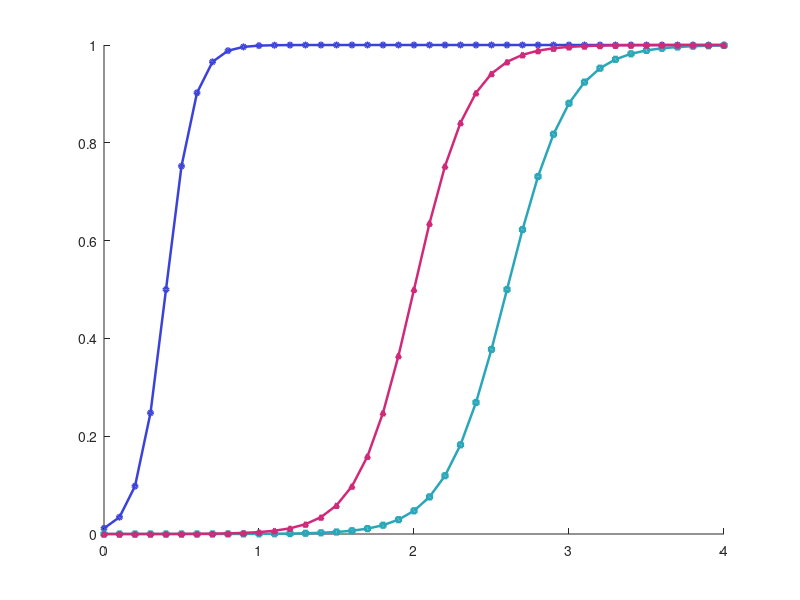

This figure's MATLAB source: (Note: this script raises an error after producing the figure.)
clear; clc; close all;
addpath('../../common/matlab');
figDir = fullfile('..','..','..','Report','Figs');
dataDir = fullfile('..','..','..','data_for_section3&4');

%% Figure 5: synchronization transition on network topologies
K = linspace(0, 4, 41);
sigmoid = @(x,c,w) 1 ./ (1 + exp(-(x-c)./w));
R_global = sigmoid(K, 0.40, 0.09);
R_er = sigmoid(K, 2.60, 0.20);
R_ba = sigmoid(K, 2.00, 0.18);

fig = figure('Position', [100 100 545 325], 'Color', 'w');
hold on;
plot(K, R_global, '-o', 'Color', [0.23 0.26 0.85], 'LineWidth', 1.8, 'MarkerSize', 3.4, 'DisplayName', 'Global');
plot(K, R_er, '-s', 'Color', [0.16 0.65 0.72], 'LineWidth', 1.8, 'MarkerSize', 3.4, 'DisplayName', 'ER random');
plot(K, R_ba, '-^', 'Color', [0.82 0.16 0.48], 'LineWidth', 1.8, 'MarkerSize', 3.4, 'DisplayName', 'BA scale-free');
xline(0.40, '--', 'Color', [0.23 0.26 0.85], 'LineWidth', 1.2);
xline(2.60, '--', 'Color', [0.16 0.65 0.72], 'LineWidth', 1.2);
xline(2.00, '--', 'Color', [0.82 0.16 0.48], 'LineWidth', 1.2);
text(0.46, 0.50, '$K_c=0.40$', 'Interpreter', 'latex', 'Color', [0.23 0.26 0.85], 'FontSize', 8);
text(2.06, 0.50, '$K_c=2.00$', 'Interpreter', 'latex', 'Color', [0.82 0.16 0.48], 'FontSize', 8);
text(2.66, 0.50, '$K_c=2.60$', 'Interpreter', 'latex', 'Color', [0.16 0.65 0.72], 'FontSize', 8);
xlabel('Coupling strength K');
ylabel('Order parameter R');
xlim([0 4.05]); ylim([0 1.04]);
lgd = legend('Location', 'eastoutside');
lgd.Box = 'off';
apply_kuramoto_style(fig);
exportgraphics(fig, fullfile(figDir, '05_network_topology_transition.png'), 'Resolution', 300, 'BackgroundColor', 'w');

%% Figure 6: AAL group matrix and hub degree distribution
raw = load(fullfile(dataDir, 'rawdata.mat'));
SC = raw.SCmatrices;
[S, N, ~] = size(SC);
processed = zeros(size(SC));
for i = 1:S
    M = squeeze(SC(i,:,:));
    M = (M + M') / 2;
    M = M - diag(diag(M));
    processed(i,:,:) = M;
end
prob = squeeze(mean(processed > 0, 1));
M_group = double(prob >= 0.40);
M_group = M_group - diag(diag(M_group));
degree = sum(M_group, 2);
cutoff = prctile(degree, 85);
hubs = degree >= cutoff;

fig = figure('Position', [100 100 725 325], 'Color', 'w');
axA = subplot(1,2,1);
imagesc(M_group); axis image;
colormap(gca, gray);
set(gca, 'XTick', [1 30 60 90], 'YTick', [1 30 60 90]);
xlabel('Brain region index'); ylabel('Brain region index');
text(-0.16, 1.04, 'A', 'Units', 'normalized', 'FontSize', 11);
cb = colorbar; cb.Label.String = 'Edge exists';

axB = subplot(1,2,2);
hold on;
bar(1:N, degree, 'FaceColor', [0.85 0.87 0.89], 'EdgeColor', 'none', 'DisplayName', 'Non-hub');
bar(find(hubs), degree(hubs), 'FaceColor', [0.82 0.26 0.36], 'EdgeColor', 'none', 'DisplayName', 'Hub');
yline(cutoff, '--', 'Color', [0.05 0.05 0.05], 'LineWidth', 1.3, 'DisplayName', sprintf('85th percentile = %.1f', cutoff));
xlabel('Brain region index'); ylabel('Node degree');
xlim([0 N+1]); ylim([0 max(degree)*1.18]);
lgd = legend('Location', 'northoutside', 'Orientation', 'horizontal', 'FontSize', 7);
text(-0.12, 1.04, 'B', 'Units', 'normalized', 'FontSize', 11);
apply_kuramoto_style(fig);
set(axA, 'Position', [0.08 0.20 0.32 0.64]);
set(axB, 'Position', [0.56 0.20 0.39 0.64]);
set(lgd, 'Position', [0.52 0.83 0.43 0.06]);
exportgraphics(fig, fullfile(figDir, '06_aal_connectome_construction.png'), 'Resolution', 300, 'BackgroundColor', 'w');
